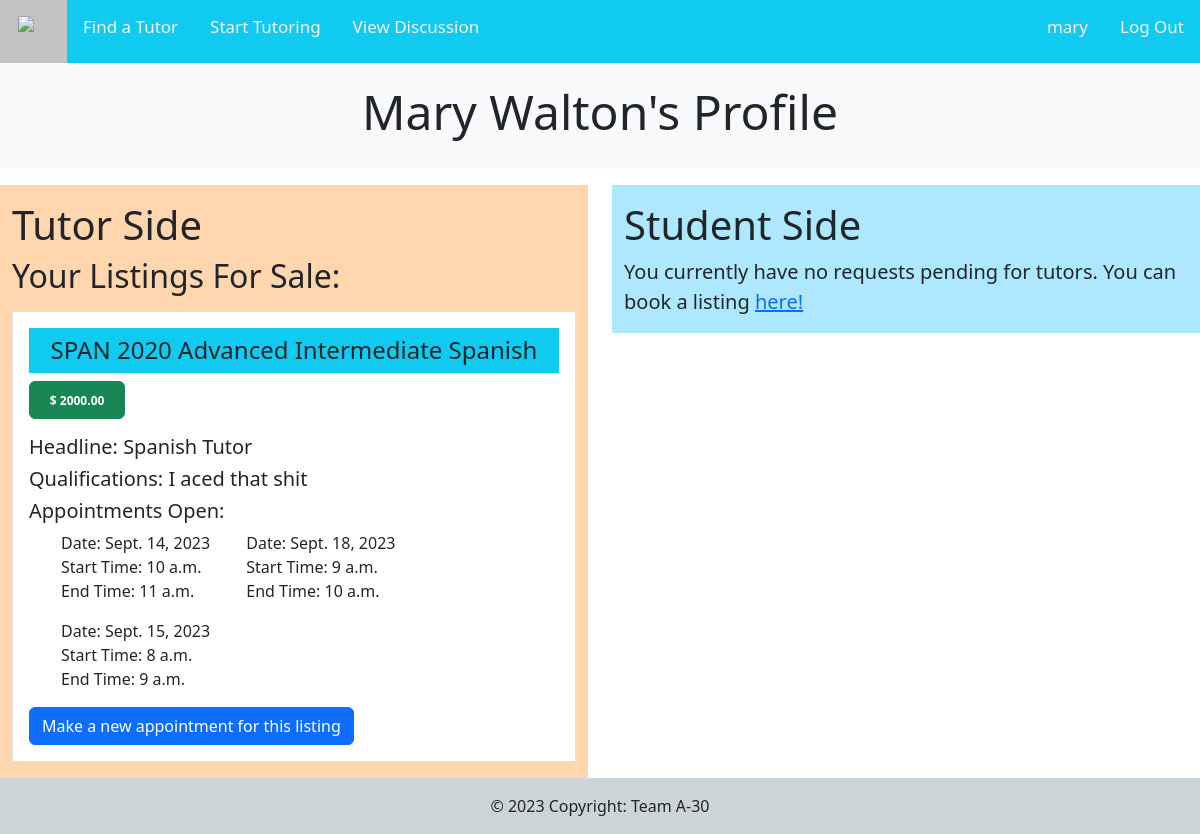
Screenshot of /profile/ (signed in) with the database file from the repository.
### myapp/models.py (models this page shows, shortened)
class Tutor(models.Model):
    first_name = models.CharField(max_length=200, default= "Tutor")
    last_name = models.CharField(max_length=200, default= "Person")
    user = models.ForeignKey(User, on_delete=models.CASCADE, null=True )
    course = models.ForeignKey(Course, on_delete=models.CASCADE, null=True)
    headline = models.CharField(max_length=300)
    qualifications = models.CharField(max_length=750)
    hourly_rate = models.FloatField(default=0)
    rating = models.FloatField(default=0)

class Course(models.Model):
    title = models.CharField(max_length=200)
    pnemonic = models.CharField(max_length=100)
    coursenum = models.IntegerField()
    def __str__(self):
        return self.pnemonic + " " + str(self.coursenum) + " " + self.title

class Appointment(models.Model):
    date = models.DateField()
    start_time = models.TimeField()
    end_time = models.TimeField()
    tutor = models.ForeignKey(Tutor, on_delete=models.CASCADE)
    student = models.ForeignKey(User, on_delete=models.CASCADE, null=True)
    course = models.ForeignKey(Course, on_delete=models.CASCADE)

### myapp/views.py (the view)
# urls.py: path('profile/', views.filter, name='filter'),
def filter(request):
    tutor = Tutor.objects.filter(user=request.user)
    sess_request = SessionRequest.objects.filter(tutor__user=request.user)
    sess_request_pending = sess_request.filter(pending__isnull=True)
    sess_request_confirmed = sess_request.filter(pending=1)
    sess_request_student_side = SessionRequest.objects.filter(student=request.user)
    all_appointments = Appointment.objects.filter(tutor__user= request.user)
    return render(request, 'myapp/profile.html', {'tutor': tutor,
                                                  'sess_request': sess_request_pending,
                                                  'sess_request_student_side': sess_request_student_side,
                                                  'sess_request_confirmed': sess_request_confirmed,
                                                  'all_appointments':all_appointments,
                                                  'is_tutor': tutor.exists(),
                                                  'has_sess_request': sess_request_pending.exists(),
                                                  'has_sess_request_student_side': sess_request_student_side.exists(),
                                                  'has_sess_request_confirmed': sess_request_confirmed.exists(),
                                                  })

### templates/myapp/profile.html (shortened to what this page needs)
{% load i18n %}
{% load socialaccount %}
<!DOCTYPE html>
<html>
<head>
  {% load bootstrap5 %}
  {% bootstrap_css %}
  <link rel="stylesheet" href="https://cdnjs.cloudflare.com/ajax/libs/font-awesome/4.7.0/css/font-awesome.min.css">
  <link rel="stylesheet" href="https://cdn.jsdelivr.net/npm/bootstrap-icons@1.5.0/font/bootstrap-icons.css">
  <link rel="stylesheet" href="https://cdn.jsdelivr.net/npm/bootstrap-icons@1.10.4/font/bootstrap-icons.css">
</head>
<body>
{% if user.is_authenticated %}
  <div class="topnav">
    <a class="active" href="/"><img src= "https://lh5.googleusercontent.com/PMyEMcnh7OuoAC_dPcDNxLGSoFZm8T1K9sob-VHKqBk74YqWJjugOfbulpRZGtn_TSY=w2400" alt="" width="35"  height="35"></a>
    <a href="/tutor_courses">Find a Tutor</a>
    <a href="/submit_listing">Start Tutoring</a>
    <a href="/discussion">View Discussion</a>
    <div class="topnav-right">
      <a href="/profile">{{ user.username }}</a>
      <a href="/logout">Log Out</a>
    </div>
  </div>
  <div class="position-relative overflow-hidden bg-light">
    <div class="profileheader">
      <h1 class="display-5 font-weight-normal">{{ user.first_name }} {{ user.last_name}}'s Profile</h1>
    </div>
  </div>
  {% if is_tutor %}
  <div class ="row justify-content-end ">
  <div class="col-6">
  <div class="container mt-3" style="background-color: #ffd6ae;">
    <h1 class="display-6 font-weight-normal mt-3">Tutor Side</h1>
    <h2>Your Listings For Sale:</h2>
    <tbody>
      {% for tutor in tutor %}
        <div class="container p-3 my-3 border" style="background-color: #ffffff;">
          <h4 style="background-color: #11caf0;" class="text-center p-2">{{ tutor.course }}</h4>
          <button type="button" class="btn btn-success"> <span class="badge badge-dark"> $ {{ tutor.hourly_rate}}0</span></button>
          <h5 class="font-weight-normal mt-3"> Headline: {{ tutor.headline }}</h5>
          <h5>Qualifications: {{ tutor.qualifications }}</h5>
    <h5>Appointments Open:</h5>
          {% for appointment in all_appointments %}
          {% if appointment.tutor.id == tutor.id %}
    <ul >
      <li class="list-group-item">Date: {{ appointment.date }}</li>
      <li class="list-group-item">Start Time: {{ appointment.start_time }}</li>
      <li class="list-group-item">End Time: {{ appointment.end_time }}</li>
  </ul>
  {% endif %}
  {% empty %}
        <li>No appointments found.</li>
    {% endfor %}
    <br>
      <a href="{% url 'add_more_availability' tutor.pk %}">
        <button type="button" class="btn btn-primary">Make a new appointment for this listing</button>
      </a>
        </div>
      {% endfor %}
    </tbody>
  </div>
  </div>
  <div class="col-6">
  <div class="container mt-3" style="background-color: #aee8ff;">
  <h1 class="display-6 font-weight-normal mt-3">Student Side</h1>
  {% if not has_sess_request_student_side %}
    <p class="lead font-weight-normal">You currently have no requests pending for tutors. You can book a listing  <a href="{% url 'listing_view' %}">here!<a></p>
  {% endif %}
  </div>
  </div>
  </div>
  {% endif %}
{% endif %}
</body>
<footer class="bg-light text-center text-lg-start">
  <div class="text-center p-3" style="background-color: rgba(26, 65, 79, 0.2);">
    © 2023 Copyright: Team A-30
  </div>
</footer>
</html>

### templates/myapp/profile.html (style rules this page uses)
.profileheader { padding: 20px; text-align: center; }
.container { overflow: auto; }
.topnav { background-color: #11caf0; overflow: hidden; }
.topnav a { float: left; color: #f2f2f2; text-align: center; padding: 14px 16px; text-decoration: none; font-size: 17px; }
.topnav a.active { background-color: #c3c3c3; color: rgb(0, 0, 0); }
.topnav-right { float: right; }
ul { display: inline-block; *display: inline; zoom: 1 }

### rows the page displays
Tutor: course "SPAN 2020 Advanced Intermediate Spanish", hourly_rate "2000.0", headline "Spanish Tutor", qualifications "I aced that shit"
Appointment: date "Sept. 14, 2023", start_time "10 a.m.", end_time "11 a.m."
Appointment: date "Sept. 18, 2023", start_time "9 a.m.", end_time "10 a.m."
Appointment: date "Sept. 15, 2023", start_time "8 a.m.", end_time "9 a.m."

### other values shown
{{ user.username }} "mary"
{{ user.first_name }} "Mary"
{{ user.last_name }} "Walton"
